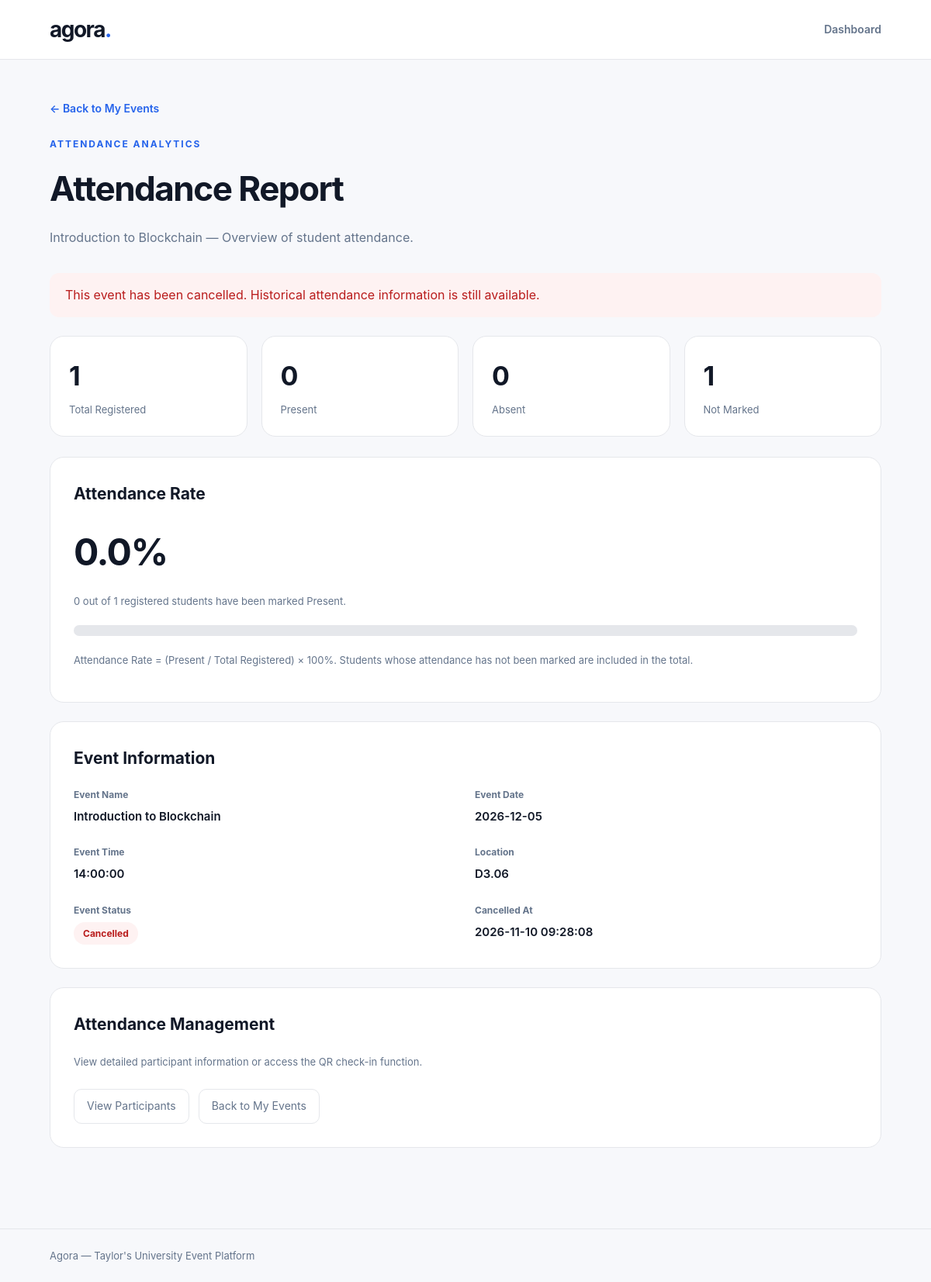
/attendance_report.php?id=3 (signed in), run on the app's committed database.
### tables this page shows
CREATE TABLE `events` (
  `event_id` int NOT NULL,
  `event_name` varchar(100) NOT NULL,
  `event_date` date NOT NULL,
  `event_time` time NOT NULL,
  `location` varchar(100) NOT NULL,
  `description` text,
  `organizer_id` int DEFAULT NULL,
  `event_status` varchar(20) NOT NULL DEFAULT 'active',
  `cancelled_at` datetime DEFAULT NULL
);

### attendance_report.php (the view, shortened to what this page needs)
<?php
require_once "organizer_only.php";
$id = (int)($_GET["id"] ?? 0);
$sql = "SELECT event_id,
               event_name,
               event_date,
               event_time,
               location,
               event_status,
               cancelled_at
        FROM events
        WHERE event_id = ?
        AND organizer_id = ?";
$stmt = $pdo->prepare($sql);
$stmt->execute([
    $id,
    $_SESSION["user_id"]
]);
$event = $stmt->fetch(PDO::FETCH_ASSOC);
$sql = "SELECT
            COUNT(*) AS total_registered,
            COALESCE(SUM(
                CASE
                    WHEN attendance_status = 'present'
                    THEN 1 ELSE 0
                END
            ), 0) AS present_count,
            COALESCE(SUM(
                CASE
                    WHEN attendance_status = 'absent'
                    THEN 1 ELSE 0
                END
            ), 0) AS absent_count,
            COALESCE(SUM(
                CASE
                    WHEN attendance_status = 'not_marked'
                    THEN 1 ELSE 0
                END
            ), 0) AS not_marked_count
        FROM event_registrations
        WHERE event_id = ?";
$stmt = $pdo->prepare($sql);
$stmt->execute([$id]);
$stats = $stmt->fetch(PDO::FETCH_ASSOC);
$total = (int)$stats["total_registered"];
$present = (int)$stats["present_count"];
$absent = (int)$stats["absent_count"];
$not_marked = (int)$stats["not_marked_count"];
if ($total > 0) {
    $attendance_percentage =
        round(($present / $total) * 100, 1);
} else {
    $attendance_percentage = 0;
}
$is_cancelled =
    $event["event_status"] == "cancelled";
?>
<!DOCTYPE html>
<html lang="en">
<head>
    <link rel="stylesheet" href="style.css">
</head>
<body>
<header class="site-header">
    <div class="container header-content">
        <a href="dashboard.php" class="brand">
            agora<span>.</span>
        </a>
        <a href="dashboard.php" class="logout">
            Dashboard
        </a>
    </div>
</header>
<main class="container report-page">
    <a href="my_events.php" class="event-form-back">
        &larr; Back to My Events
    </a>
    <div class="eyebrow">
        Attendance Analytics
    </div>
    <h1>Attendance Report</h1>
    <p class="report-intro">
        <?php echo htmlspecialchars(
            $event["event_name"]
        ); ?>
        — Overview of student attendance.
    </p>
    <?php if ($is_cancelled) { ?>
        <div class="report-cancelled">
            This event has been cancelled.
            Historical attendance information
            is still available.
        </div>
    <?php } ?>
    <section class="report-stats">
        <div class="report-stat-card">
            <div class="report-stat-number">
                <?php echo $total; ?>
            </div>
            <div class="report-stat-label">
                Total Registered
            </div>
        </div>
        <div class="report-stat-card">
            <div class="report-stat-number">
                <?php echo $present; ?>
            </div>
            <div class="report-stat-label">
                Present
            </div>
        </div>
        <div class="report-stat-card">
            <div class="report-stat-number">
                <?php echo $absent; ?>
            </div>
            <div class="report-stat-label">
                Absent
            </div>
        </div>
        <div class="report-stat-card">
            <div class="report-stat-number">
                <?php echo $not_marked; ?>
            </div>
            <div class="report-stat-label">
                Not Marked
            </div>
        </div>
    </section>
    <section class="report-panel">
        <h2>Attendance Rate</h2>
        <div class="report-percentage">
            <?php echo number_format(
                $attendance_percentage, 1
            ); ?>%
        </div>
        <p class="report-caption">
            <?php echo $present; ?>
            out of
            <?php echo $total; ?>
            registered students have been
            marked Present.
        </p>
        <div class="report-progress"
             role="progressbar"
             aria-label="Attendance rate"
             aria-valuemin="0"
             aria-valuemax="100"
             aria-valuenow="<?php
                 echo $attendance_percentage;
             ?>">
        </div>
        <p class="report-caption">
            Attendance Rate = (Present / Total Registered) × 100%.
            Students whose attendance has not been
            marked are included in the total.
        </p>
    </section>
    <section class="report-panel">
        <h2>Event Information</h2>
        <div class="report-info-grid">
            <div>
                <span class="report-info-label">
                    Event Name
                </span>
                <span class="report-info-value">
                    <?php echo htmlspecialchars(
                        $event["event_name"]
                    ); ?>
                </span>
            </div>
            <div>
                <span class="report-info-label">
                    Event Date
                </span>
                <span class="report-info-value">
                    <?php echo htmlspecialchars(
                        $event["event_date"]
                    ); ?>
                </span>
            </div>
            <div>
                <span class="report-info-label">
                    Event Time
                </span>
                <span class="report-info-value">
                    <?php echo htmlspecialchars(
                        $event["event_time"]
                    ); ?>
                </span>
            </div>
            <div>
                <span class="report-info-label">
                    Location
                </span>
                <span class="report-info-value">
                    <?php echo htmlspecialchars(
                        $event["location"]
                    ); ?>
                </span>
            </div>
            <div>
                <span class="report-info-label">
                    Event Status
                </span>
                <?php if ($is_cancelled) { ?>
                    <span class="status-badge status-cancelled">
                        Cancelled
                    </span>
                <?php } else { ?>
                    <span class="status-badge status-active">
                        Active
                    </span>
                <?php } ?>
            </div>
            <?php if ($is_cancelled &&
                      !empty($event["cancelled_at"])) { ?>
                <div>
                    <span class="report-info-label">
                        Cancelled At
                    </span>
                    <span class="report-info-value">
                        <?php echo htmlspecialchars(
                            $event["cancelled_at"]
                        ); ?>
                    </span>
                </div>
            <?php } ?>
        </div>
    </section>
    <section class="report-panel">
        <h2>Attendance Management</h2>
        <p class="report-caption">
            View detailed participant information
            or access the QR check-in function.
        </p>
        <div class="report-actions">
            <a href="participants.php?id=<?php
                echo $id;
            ?>"
               class="btn-secondary">
                View Participants
            </a>
            <a href="my_events.php"
               class="btn-secondary">
                Back to My Events
            </a>
        </div>
    </section>
</main>
<footer class="footer">
    <div class="container">
        Agora — Taylor's University Event Platform
    </div>
</footer>
</body>
</html>

### style.css (style rules this page uses)
:root { --primary: #2563eb; --background: #f7f8fb; --surface: #ffffff; --text: #111827; --secondary: #64748b; --border: #e5e7eb; }
* { box-sizing: border-box; }
body { margin: 0; background: var(--background); color: var(--text); font-family: -apple-system, BlinkMacSystemFont, "Segoe UI", Arial, sans-serif; line-height: 1.6; }
a { color: inherit; text-decoration: none; }
.container { width: 100%; max-width: 1120px; margin: 0 auto; padding: 0 24px; }
.site-header { background: var(--surface); border-bottom: 1px solid var(--border); }
.header-content { min-height: 76px; display: flex; align-items: center; justify-content: space-between; gap: 20px; }
.brand { font-size: 28px; font-weight: 750; letter-spacing: -1.5px; }
.brand span { color: var(--primary); }
.logout { color: var(--secondary); font-size: 14px; font-weight: 600; }
.eyebrow { font-size: 12px; font-weight: 700; letter-spacing: 2px; color: var(--primary); text-transform: uppercase; }
.footer { border-top: 1px solid var(--border); padding: 24px 0; color: var(--secondary); font-size: 13px; }
.btn-secondary { display: inline-flex; align-items: center; padding: 10px 16px; min-height: 44px; border: 1px solid var(--border); border-radius: 10px; background: white; color: var(--secondary); font-size: 14px; }
.status-badge { display: inline-block; border-radius: 99px; padding: 5px 12px; font-size: 12px; font-weight: 700; }
.status-cancelled { background: #fef2f2; color: #b91c1c; }
.event-form-back { display: inline-block; color: var(--primary); font-size: 14px; font-weight: 600; margin-bottom: 25px; }
.report-page { padding-top: 50px; padding-bottom: 80px; }
.report-page h1 { font-size: clamp(32px, 5vw, 44px); letter-spacing: -1.5px; margin: 12px 0; }
.report-intro { color: var(--secondary); margin-bottom: 32px; }
.report-stats { display: grid; grid-template-columns: repeat(4, minmax(0, 1fr)); gap: 18px; margin-bottom: 26px; }
.report-stat-card { background: white; border: 1px solid var(--border); border-radius: 18px; padding: 24px; }
.report-stat-number { font-size: 34px; font-weight: 750; letter-spacing: -1px; }
.report-stat-label { color: var(--secondary); font-size: 13px; margin-top: 5px; }
.report-panel { background: white; border: 1px solid var(--border); border-radius: 18px; padding: 30px; margin-bottom: 24px; }
.report-panel h2 { font-size: 21px; margin: 0 0 20px; }
.report-percentage { font-size: 48px; font-weight: 750; letter-spacing: -1.5px; margin-bottom: 8px; }
.report-progress { height: 14px; background: #e5e7eb; border-radius: 99px; overflow: hidden; margin: 20px 0; }
.report-caption { color: var(--secondary); font-size: 13px; line-height: 1.7; }
.report-info-grid { display: grid; grid-template-columns: repeat(2, minmax(0, 1fr)); gap: 24px; }
.report-info-label { display: block; color: var(--secondary); font-size: 12px; font-weight: 700; margin-bottom: 6px; }
.report-info-value { font-size: 15px; font-weight: 600; overflow-wrap: anywhere; }
.report-actions { display: flex; flex-wrap: wrap; gap: 12px; margin-top: 24px; }
.report-cancelled { background: #fef2f2; color: #b91c1c; padding: 16px 20px; border-radius: 12px; margin-bottom: 24px; }

### data on the page
events: event_name "Introduction to Blockchain", event_date "2026-12-05", event_time "14:00:00", location "D3.06", cancelled_at "2026-11-10 09:28:08"

### other printed values
$total "1"
$present "0"
$absent "0"
$not_marked "1"
$attendance_percentage "0.0"
